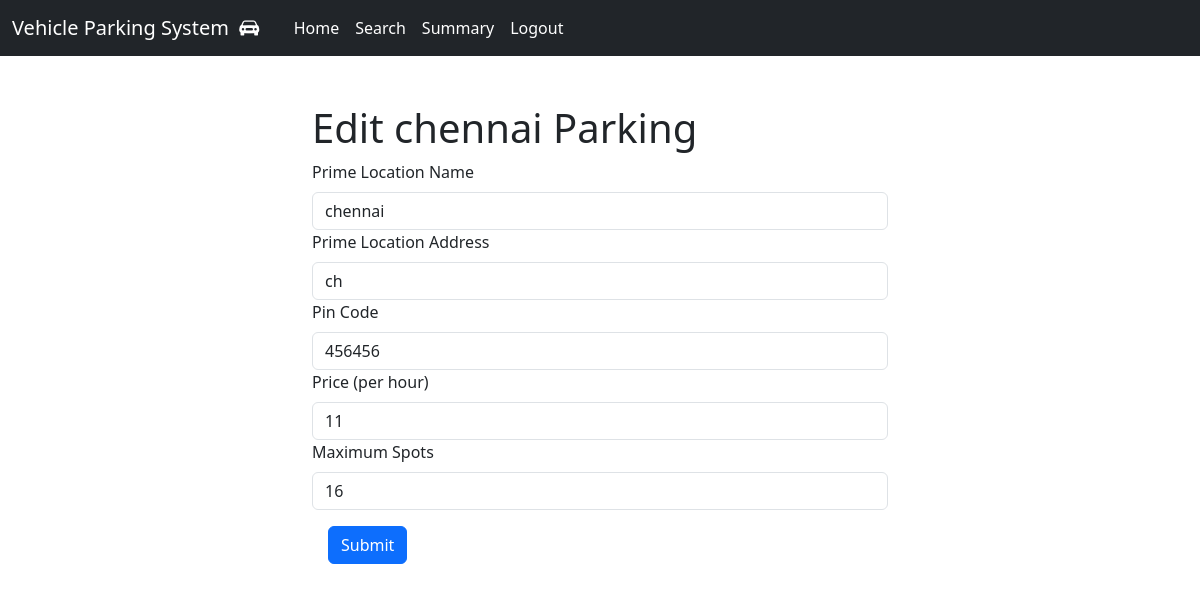
The app's page /edit_parking/1 (signed in) with its own data.
### controllers/models.py (models this page shows)
class ParkingLot(db.Model):
    id = db.Column(db.Integer, primary_key=True, autoincrement=True)
    location = db.Column(db.String(100), nullable=False)
    address = db.Column(db.String(200), nullable=False)
    pin_code = db.Column(db.String, nullable=False)
    price = db.Column(db.String, nullable=False)
    max_spots = db.Column(db.Integer, nullable=False)
    spots = db.relationship('ParkingSpot', backref='lot', cascade="all, delete-orphan")

### controllers/general_routes.py (the view, shortened to what this page needs)
@app.route('/edit_parking/<int:parking_lot_id>', methods=['GET', 'POST'])
def edit_parking(parking_lot_id):
    parking_lot = ParkingLot.query.get_or_404(parking_lot_id)
    return render_template('edit_parking.html', parking_lot=parking_lot)

### templates/edit_parking.html (shortened to what this page needs)
<!DOCTYPE html>
<html lang="en">
<head>
</head>
{% include 'index.html' %}
<body>
    {% block content %}
    <div class="container-fluid">
        <div class="row justify-content-center">
            <div class="col-6 m-3">
                <h1>Edit {{ parking_lot.location }} Parking</h1>
                <form method="post" action="/edit_parking/{{ parking_lot.id }}">
                    <div class="mb-1.5">
                        <label for="location" class="form-label">Prime Location Name</label>
                        <input type="text" class="form-control" id="location" name="location" value="{{ parking_lot.location }}" required>
                    </div>
                    <div class="mb-1.5">
                        <label for="address" class="form-label">Prime Location Address</label>
                        <input type="text" class="form-control" id="address" name="address" value="{{ parking_lot.address }}" required>
                    </div>
                    <div class="mb-1.5">
                        <label for="pin_code" class="form-label">Pin Code</label>
                        <input type="text" class="form-control" id="pin_code" name="pin_code" value="{{ parking_lot.pin_code }}" required>
                    </div>
                    <div class="mb-1.5">
                        <label for="price" class="form-label">Price (per hour)</label>
                        <input type="text" class="form-control" id="price" name="price" value="{{ parking_lot.price }}" required>
                    </div>
                    <div class="mb-1.5">
                        <label for="max_spots" class="form-label">Maximum Spots</label>
                        <input type="text" class="form-control" id="max_spots" name="max_spots" value="{{ parking_lot.max_spots }}" required>
                    </div>
                    <button type="submit" class="btn btn-primary m-3">Submit</button>
                </form>
            </div>
        </div>
    </div>
    {%endblock%}

### records on screen
ParkingLot: location "chennai", address "ch", pin_code "456456", price "11", max_spots "16"
